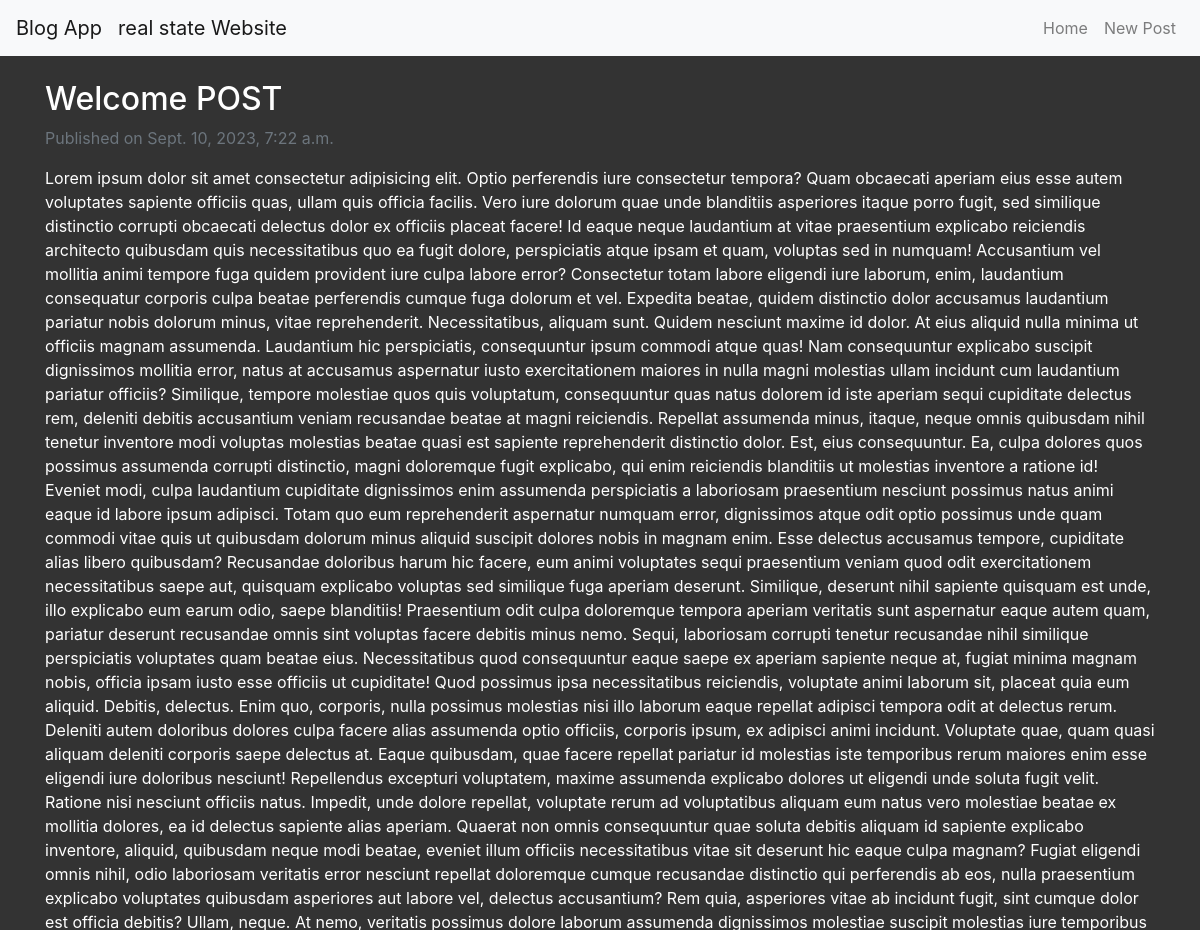
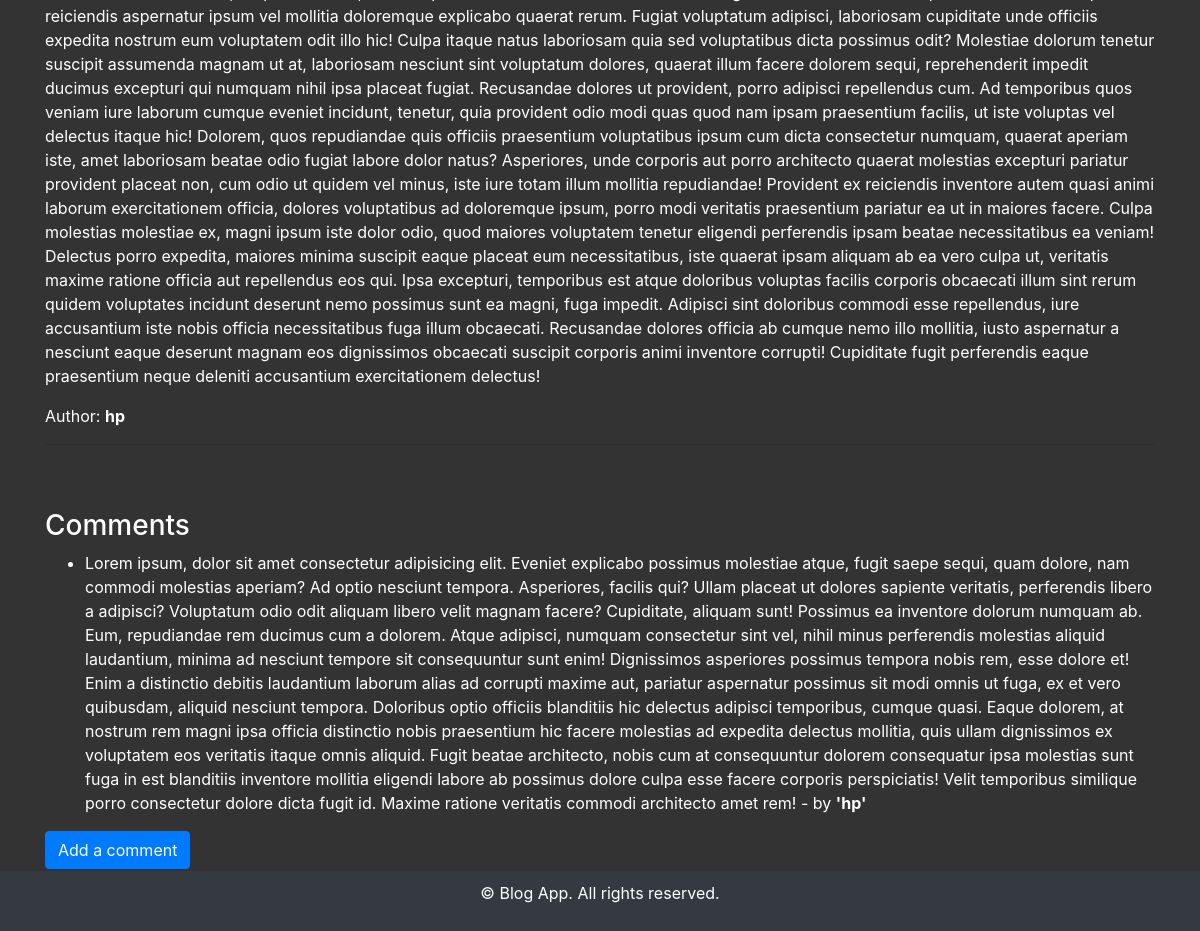
Page /blog/post/1/ on the committed database (2 pictures, top to bottom).
### blog/models.py (models this page shows, shortened)
class Post(models.Model):
    title = models.CharField(max_length=200)
    content = models.TextField()
    pub_date = models.DateTimeField(auto_now_add=True)
    author = models.ForeignKey(settings.AUTH_USER_MODEL,  on_delete=models.CASCADE)
    tags = models.ManyToManyField(Tag)

class Comment(models.Model):
    post = models.ForeignKey(Post, on_delete=models.CASCADE)
    author = models.ForeignKey(settings.AUTH_USER_MODEL,  on_delete=models.CASCADE)
    content = models.TextField()
    pub_date = models.DateTimeField(auto_now_add=True)

### blog/views.py (the view)
# urls.py: path('post/<int:pk>/', views.post_detail, name='post_detail'),
def post_detail(request, pk):
    post = get_object_or_404(Post, pk=pk)
    comments = post.comment_set.all()
    return render(request, 'blog/post_detail.html', {'post': post, 'comments': comments})

### blog/templates/blog/post_detail.html
{% extends 'blog/base.html' %}
{% block content %}
    <h2>{{ post.title }}</h2>
    <p class ='text-muted' >Published on {{post.pub_date}} </p>
    <p>{{ post.content }}</p>
    <p>Author: <b>{{ post.author.username }}</b></p>
    <hr>
    <br>
    <br>
    <h3>Comments</h3>
    <ul>
        {% for comment in comments %}
            <li>{{ comment.content }} - by <b>'{{ comment.author.username }}'</b></li>
        {% endfor %}
    </ul>
    <a class="btn btn-primary" href="{% url 'blog:add_comment_to_post' post.pk %}">Add a comment</a>
    <br>
    <br>
    <a class="btn btn-danger" href="{% url 'blog:delete_post' post.pk %}">Delete Post</a>
{% endblock %}

### rows in the picture
Post: title "Welcome POST", pub_date "Sept. 10, 2023, 7:22 a.m.", content "Lorem ipsum dolor sit amet consectetur adipisicing elit. Optio perferendis iure consectetur tempora? Quam obcaecati aperiam eius esse autem voluptates sapiente officiis quas, ullam quis officia facilis. Vero iure dolorum quae unde blanditiis asperiores itaque porro fugit, sed similique distinctio corrupti obcaecati delectus dolor ex officiis placeat facere! Id eaque neque laudantium at vitae praesentium explicabo reiciendis architecto quibusdam quis necessitatibus quo ea fugit dolore, perspiciatis atque ipsam et quam, voluptas sed in numquam! Accusantium vel mollitia animi tempore fuga quidem provident iure culpa labore error? Consectetur totam labore eligendi iure laborum, enim, laudantium…", author.username "hp"
Comment: content "Lorem ipsum, dolor sit amet consectetur adipisicing elit. Eveniet explicabo possimus molestiae atque, fugit saepe sequi, quam dolore, nam commodi molestias aperiam? Ad optio nesciunt tempora. Asperiores, facilis qui? Ullam placeat ut dolores sapiente veritatis, perferendis libero a adipisci? Voluptatum odio odit aliquam libero velit magnam facere? Cupiditate, aliquam sunt! Possimus ea inventore dolorum numquam ab. Eum, repudiandae rem ducimus cum a dolorem. Atque adipisci, numquam consectetur sint vel, nihil minus perferendis molestias aliquid laudantium, minima ad nesciunt tempore sit consequuntur sunt enim! Dignissimos asperiores possimus tempora nobis rem, esse dolore et! Enim a…", author.username "hp"
